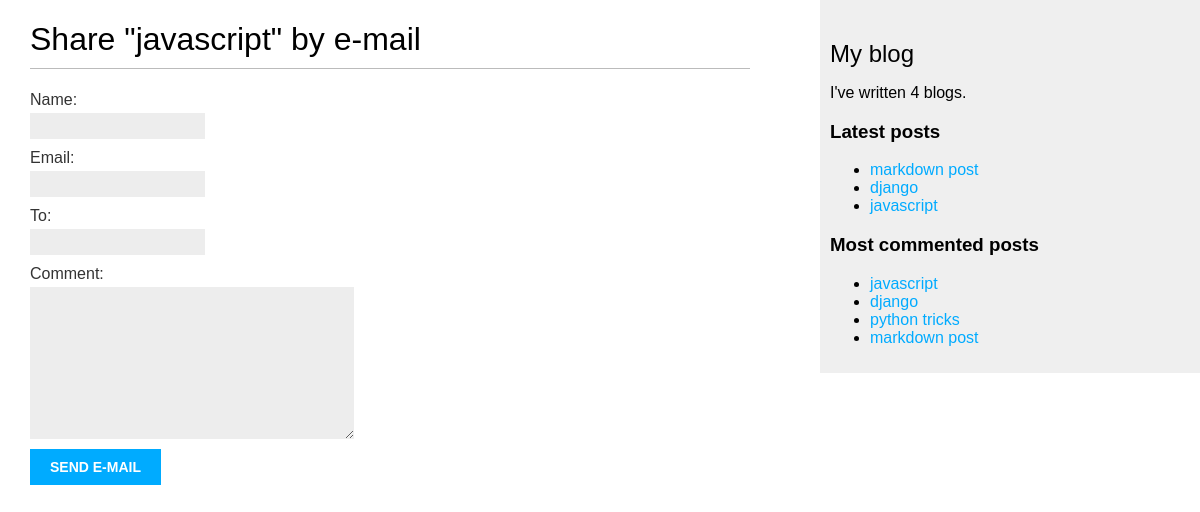
/blog/5/share/, run on the app's committed database.
### blog/models.py (models this page shows, shortened)
class Post(models.Model):
    class Status(models.TextChoices):
        DRAFT='DR', 'Draft'
        PUBLISHED = 'PB', 'Published'
    title = models.CharField(max_length=150)
    author = models.ForeignKey(User, on_delete=models.CASCADE, related_name='blog_posts')
    slug = models.SlugField(max_length=150, unique_for_date='publish')
    body = models.TextField()
    publish = models.DateTimeField(default=timezone.now)
    created = models.DateTimeField(auto_now_add=True)
    updated = models.DateTimeField(auto_now=True)
    status = models.CharField(max_length=2, choices=Status.choices, default=Status.DRAFT)
    tags = TaggableManager()
    objects = models.Manager()
    published = PublishedManager()
    class Meta:
        ordering = ['-publish']
        indexes = [models.Index(fields=['-publish']),]
    def get_absolute_url(self):
        return reverse('blog:post_detail', args=[self.publish.year,
                                                self.publish.month,
                                                self.publish.day,
                                                self.slug,])

### blog/views.py (the view)
# urls.py: path('<int:post_id>/share/', views.post_share, name='post_share'),
def post_share(request, post_id):
    post = get_object_or_404(Post, id=post_id, status=Post.Status.PUBLISHED)
    sent = False
    if request.method == 'POST':
        form = EmailPostForm(request.POST)
        if form.is_valid():
            form = form.cleaned_data
            post_url = request.build_absolute_uri(post.get_absolute_url())
            subject = f'{form["name"]} recommended you to read {post.title}'
            message = f'Read {post.title} at {post_url} \n \n'\
                      f'{form["name"]}\'s comment: {form["comment"]} \n'\
                        f'sender\'s email: {form["email"]}'
            send_mail(subject, message, os.getenv('EMAIL_HOST_USER'), [form['to']])
            sent = True
    else:
        form = EmailPostForm()
    return render(request, 'blog/post/share.html', {'post': post,
                                                     'form': form,
                                                    'sent': sent})

### blog/forms.py
class EmailPostForm(forms.Form):
    name = forms.CharField(max_length=25)
    email = forms.EmailField()
    to = forms.EmailField()
    comment = forms.CharField(required=False, widget=forms.Textarea)

### blog/models.py (called while the page is built)
    def get_queryset(self):
        return super().get_queryset()\
            .filter(status=Post.Status.PUBLISHED)

### blog/templatetags/blog_tags.py (called while the page is built)
@register.simple_tag
def total_posts():
    return Post.published.count()

@register.inclusion_tag('blog/post/latest_posts.html')
def show_latest_posts(count=5):
    latest_posts = Post.published.order_by('-publish')[:count]
    return {'latest_posts': latest_posts}

@register.simple_tag
def get_most_commented_posts(count=5):
    return Post.published.annotate(
    total_comments=Count('comments')
    ).order_by('-total_comments')[:count]

### blog/templates/blog/post/share.html (shortened to what this page needs)
{% extends "blog/base.html" %}
{% block content %}
    {% if sent %}
        <h1>E-mail successfully sent</h1>
        <p>
            "{{ post.title }}" was successfully sent to {{ form.cleaned_data.to }}.
        </p>
    {% else %}
        <h1>Share "{{ post.title }}" by e-mail</h1>
        <form method="post">
            {{ form.as_p }}
            <input type="submit" value="Send e-mail">
        </form>
    {% endif %}
{% endblock %}

### blog/templates/blog/base.html (shortened to what this page needs)
{% load blog_tags %}
{% load static %}
<!DOCTYPE html>
<html lang="en">
<head>
    <link rel="stylesheet" href="{% static 'css/blog.css' %}">
</head>
<body>
    <div id="content">
        {% block content %}
        {% endblock %}
    </div>
    <div id="sidebar">
        <h2>My blog</h2>
        <p>I've written {% total_posts %} blogs.</p>
        <h3>Latest posts</h3>
        {% show_latest_posts 3 %}
        <h3>Most commented posts</h3>
        {% get_most_commented_posts as most_commented_posts %}
        <ul>
            {% for post in most_commented_posts %}
                <li>
                    <a href="{{ post.get_absolute_url }}">{{ post.title }}</a>
                </li>
            {% endfor %}
        </ul>
    </div>
</body>
</html>

### blog/templates/blog/post/latest_posts.html
<ul>
    {% for post in latest_posts %}
        <li>
            <a href="{{ post.get_absolute_url }}">{{ post.title }}</a>
        </li>
    {% endfor %}
</ul>

### blog/static/css/blog.css (style rules this page uses)
body { margin:0; padding:0; font-family:helvetica, sans-serif; }
a { color:#00abff; text-decoration:none; }
h1 { font-weight:normal; border-bottom:1px solid #bbb; padding:0 0 10px 0; }
h2 { font-weight:normal; margin:30px 0 0; }
#content { float:left; width:60%; padding:0 0 0 30px; }
#sidebar { float:right; width:30%; padding:10px; background:#efefef; height:100%; }
label { float:left; clear:both; color:#333; margin-bottom:4px; }
input, textarea { clear:both; float:left; margin:0 0 10px; background:#ededed; border:0; padding:6px 10px; font-size:12px; }
input[type=submit] { font-weight:bold; background:#00abff; color:#fff; padding:10px 20px; font-size:14px; text-transform:uppercase; }

### data on the page
Post: title "javascript"
Post: title "markdown post"
Post: title "django"
Post: title "python tricks"
